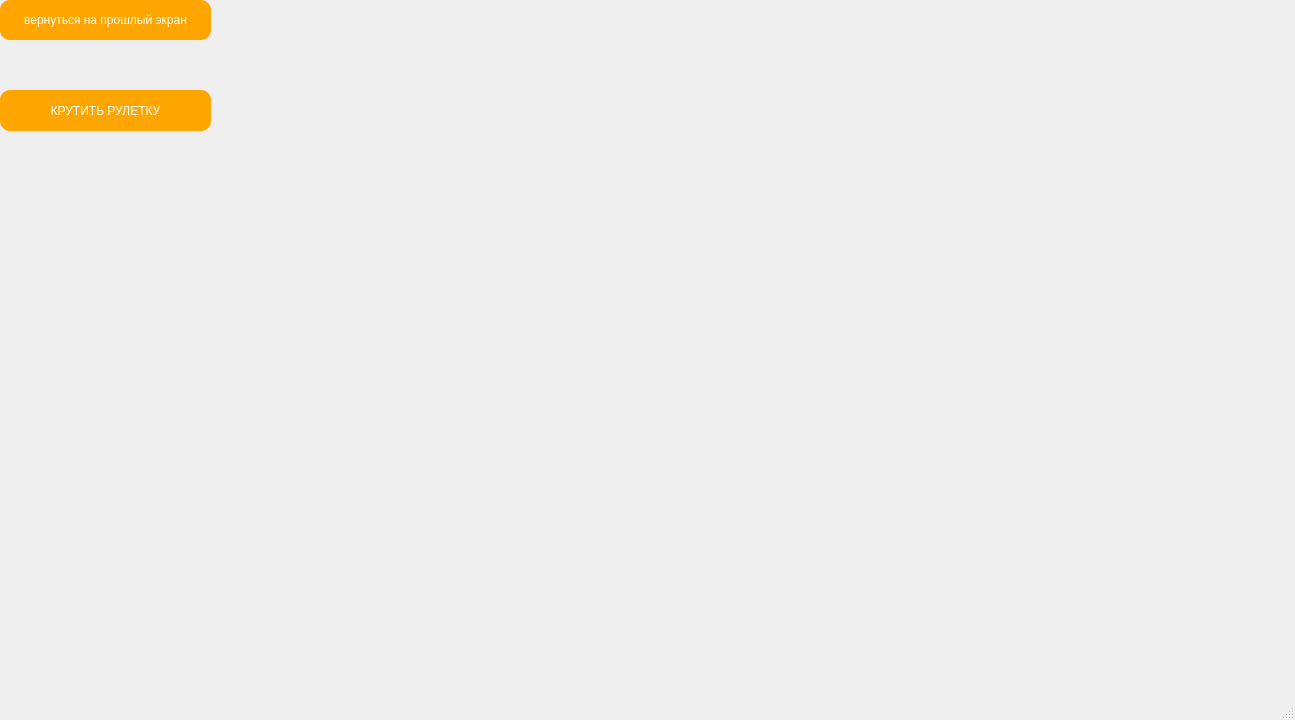
<?xml version="1.0" encoding="UTF-8"?>
<ui version="4.0">
 <class>RouletteGame</class>
 <widget class="QMainWindow" name="RouletteGame">
  <property name="geometry">
   <rect>
    <x>0</x>
    <y>0</y>
    <width>1295</width>
    <height>720</height>
   </rect>
  </property>
  <property name="windowTitle">
   <string>MainWindow</string>
  </property>
  <property name="styleSheet">
   <string notr="true">QMainWindow

{
background-image: url(:/source/resource/backgroungroulette.png);
}</string>
  </property>
  <widget class="QWidget" name="centralwidget">
   <widget class="QPushButton" name="pushButton">
    <property name="geometry">
     <rect>
      <x>0</x>
      <y>0</y>
      <width>211</width>
      <height>40</height>
     </rect>
    </property>
    <property name="styleSheet">
     <string notr="true">QPushButton
{
border:none;
color:white;
background-color:orange;
font: 600 10.5pt &quot;Liberation Serif&quot;;
position: absolute;
border-radius: 10px;
}
QPushButton:Hover
{
    background-color:rgb(255,145,0);
	border-radius: 10px;
}
QPushButton:pressed
{
	background-color:rgb(0,12,0);
	color:rgb(0,255,0);
	border-radius: 10px;
	
}</string>
    </property>
    <property name="text">
     <string>вернуться на прошлый экран</string>
    </property>
   </widget>
   <widget class="QPushButton" name="on_pushButton_2">
    <property name="geometry">
     <rect>
      <x>0</x>
      <y>90</y>
      <width>211</width>
      <height>41</height>
     </rect>
    </property>
    <property name="styleSheet">
     <string notr="true">QPushButton
{
border:none;
color:white;
background-color:orange;
font: 600 10.5pt &quot;Liberation Serif&quot;;
position: absolute;
border-radius: 10px;
}
QPushButton:Hover
{
    background-color:rgb(255,145,0);
	border-radius: 10px;
}
QPushButton:pressed
{
	background-color:rgb(0,12,0);
	color:rgb(0,255,0);
	border-radius: 10px;
	
}</string>
    </property>
    <property name="text">
     <string>КРУТИТЬ РУЛЕТКУ</string>
    </property>
   </widget>
  </widget>
  <widget class="QMenuBar" name="menubar">
   <property name="geometry">
    <rect>
     <x>0</x>
     <y>0</y>
     <width>1295</width>
     <height>21</height>
    </rect>
   </property>
  </widget>
  <widget class="QStatusBar" name="statusbar"/>
 </widget>
 <resources/>
 <connections/>
</ui>
